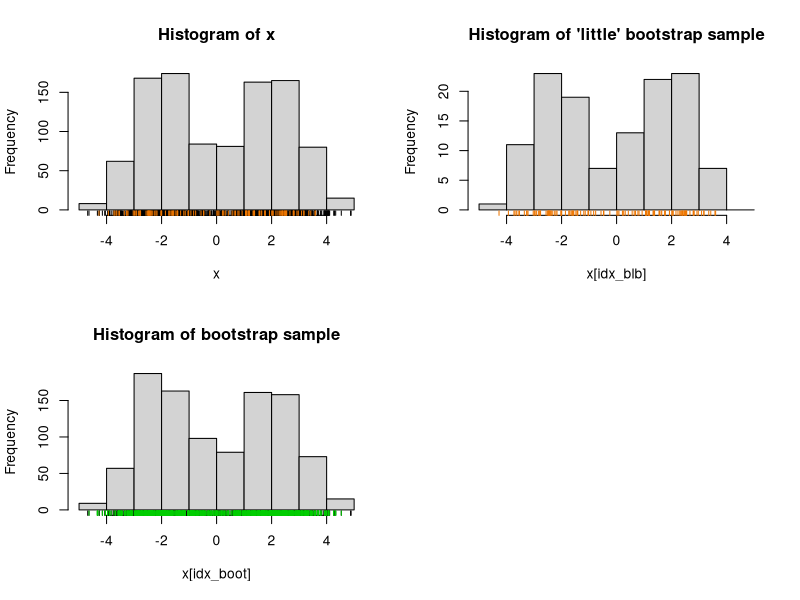

Generate this figure with R: (Note: this script raises an error after producing the figure.)
# ################################################################################# #
# SCRIPT_NAME:	BLB SUBSAMPLING VISUAL
#	provides visuals that illustrate what the bootstrap and bag of little 
#	bootstrap are doing at each sampling iteration
# ################################################################################# #
## BEGIN SCRIPT ------------------------------------------------------------------- #
# library(weights)
rm(list = ls())
set.seed(2)

# parameters
n <- 1000 		  # data size
m <- ceiling(n^0.7) # subsample size
s <- ceiling(n/m)	  # number of subsamples

# generate data and bin it
x <- c(rnorm(n/2, 2, 1), rnorm(n/2, -2, 1))
h <- hist(x, plot = FALSE)

# sample / subsample indices
idx_blb <- sample(n, m)
idx_boot <- sample(n, n, replace = TRUE)
counts <- rmultinom(1, n, prob = rep(1/m, m))

# sanity checks
length(counts) 	# same as m
sum(counts) 	# same as n

# --------------------------------------------------------------------------------- #
# visualizations
#dev.new(height = 12, width = 12)
par(mfcol=c(2,2))
#par(mfrow=c(4,1))
hist(x, breaks = h$breaks)
rug(x, lwd = 1)
rug(x[idx_blb], col = 'darkorange2', lwd = 1)
hist(x[idx_boot], breaks = h$breaks, 
     main = "Histogram of bootstrap sample")
rug(x, lwd = 1)
rug(x[idx_boot], col = 'green3', lwd = 1)
hist(x[idx_blb], breaks = h$breaks, 
     main = "Histogram of 'little' bootstrap sample")
rug(x[idx_blb], col = 'darkorange2', lwd = 1)
wtd.hist(x[idx_blb], weight = counts, breaks = h$breaks,
         main = "Histogram of weighted 'little' bootstrap sample")
rug(x[idx_blb], col = 'darkorange2', lwd = 1)

# --------------------------------------------------------------------------------- #
# little bootstrap samples
par(mfrow=c(2,1))
p <- 20
plot(1:p, seq(1, n, length.out = p), type = "n", xlab = "sample number",
     ylab = "selected indices", main = "Little bootstraps - indices")
for(i in 1:p){
      points(rep(i, m), sample(n, m), pch = 16, 
             cex = 0.65, col = 'darkorange2')
}
plot(1:p, seq(1, n, length.out = p), type = "n", xlab = "sample number",
     ylab = "x values", main = "Little bootstraps - locations",
     ylim = c(min(x), max(x)))
for(i in 1:p){
      points(rep(i, m), x[sample(n, m)], pch = 16, 
             cex = 0.65, col = 'darkorange2')
}
# --------------------------------------------------------------------- END SCRIPT ##
# ################################################################################# #